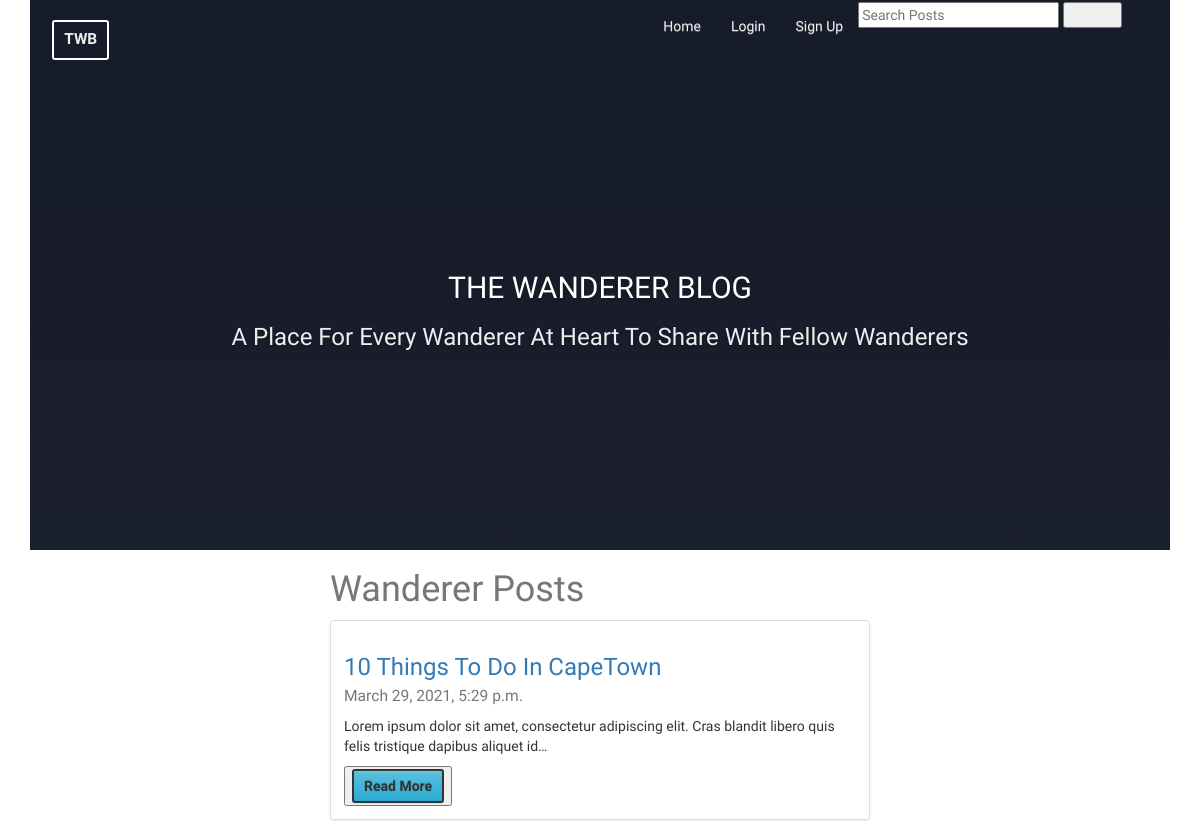
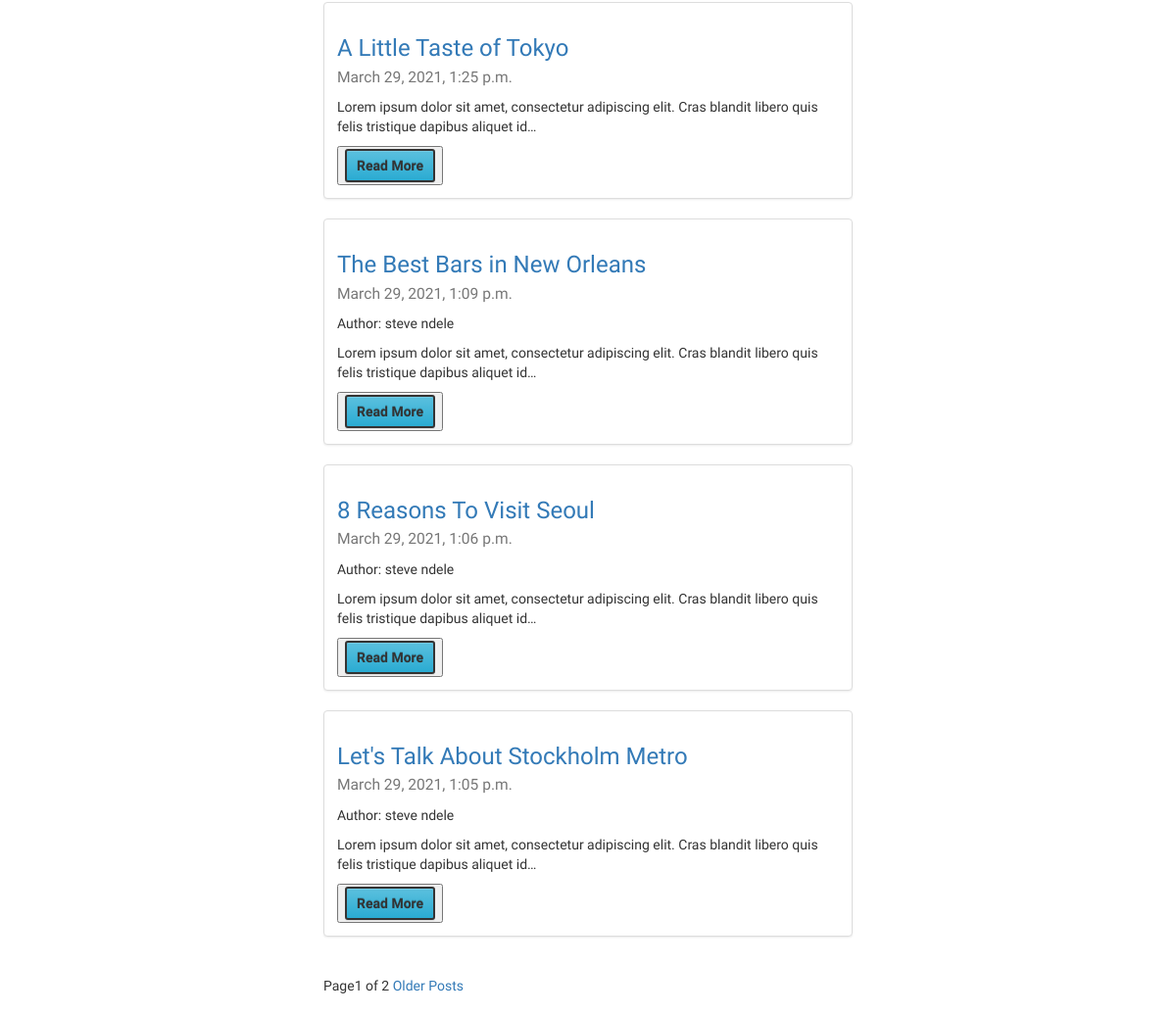
The page / on the database its author committed (2 pictures, top to bottom).
### posts/models.py (models this page shows, shortened)
class Post(models.Model):
    user = models.ForeignKey(settings.AUTH_USER_MODEL, default=1, on_delete=models.CASCADE)
    title = models.CharField(max_length=150)
    slug = models.SlugField(unique=True)
    image = CloudinaryField(
            null=True,
            blank=True,
            height_field='height_field',
            width_field='width_field')
    height_field = models.IntegerField(default=0)
    width_field = models.IntegerField(default=0)
    content = models.TextField()
    draft = models.BooleanField(default=False)
    publish = models.DateTimeField(default=datetime.datetime.now())
    updated = models.DateTimeField(auto_now=True, auto_now_add=False)
    timestamp = models.DateTimeField(auto_now=False, auto_now_add=True)
    objects = PostManager()
    def get_absolute_url(self):
        return reverse("posts:detail", kwargs={"slug": self.slug})
    class Meta:
        ordering = ["-timestamp", "-updated"]

### posts/views.py (the view, shortened to what this page needs)
# urls.py: url(r'^$', post_list, name = "home"),
def post_list(request):
    today = timezone.now().date()
    queryset_list = Post.objects.active().order_by("-timestamp")
    queryset_list = Post.objects.all()
    query = request.GET.get("q")
    paginator = Paginator(queryset_list,5) #Show 5 contacts per page
    page_request_var = 'page'
    page = request.GET.get(page_request_var)
    try:
        queryset = paginator.page(page)
    except PageNotAnInteger:
        queryset = paginator.page(1)
    except EmptyPage:
        queryset = paginator.page(paginator.num_pages)
    context = {
            "object_list":queryset,
            "title":"Wanderer Posts",
            "page_request_var":page_request_var,
            "today":today,
        }
    return render(request,"post_list.html", context)

### posts/models.py (called while the page is built)
    def active(self, *args, **kwargs):
        return super(PostManager, self).filter(draft=False).filter(publish__lte=timezone.now())

### posts/templates/post_list.html (shortened to what this page needs)
{% extends "base.html" %}
{% block content %}
<div class ='col-sm-6 col-sm-offset-3'>
  <br\><br\><br\><br\>
    <h1>{{title}}</h1>
        {% for obj in object_list %}
         <div class="row">
            <div class="col-sm-12">
              <div class="thumbnail">
                <div class="caption">
                  <h3><a href='{{ obj.get_absolute_url }}'>{{ obj.title }}</a><br/><small>{{ obj.publish}}</small></h3>
                  {% if obj.user.get_full_name %}
                  <p>Author: {{ obj.user.get_full_name }}</p>
                  {% endif %}
                  <p>{{ obj.content | linebreaks | truncatechars:120 }}</p>
                  <button type="button"> <a href='{{ obj.get_absolute_url }}' class ="btn btn-info">Read More</a></button>
                </div>
              </div>
            </div>
        </div>
        {% endfor %}
        <div class='pagination'>
          <span class='step-links'>
            <span class="current">
              Page{{ object_list.number }} of {{ object_list.paginator.num_pages }}
            </span>
            {% if object_list.has_next %}
              <a href="?page={{ object_list.next_page_number }}{% if request.GET.q %}&q={{ request.GET.q }}{% endif %}">Older Posts</a>
            {% endif %}
          </span>
        </div>
    </div>
{% endblock %}

### static/css/base.css (style rules this page uses)
h1 { color: #777777; }
body { font-family: 'New Tegomin', serif; }
html,body { margin:0; height:120%; font-family: 'Josefin Sans', sans-serif; }
a { text-decoration:none }
.btn { color:#333; border:2px solid; border-radius:3px; text-decoration:none; display:inline-block; padding:5px 10px; font-weight:600 }

### rows shown on the page
Post: title "10 Things To Do In CapeTown", publish "March 29, 2021, 5:29 p.m.", content "Lorem ipsum dolor sit amet, consectetur adipiscing elit. Cras blandit libero quis felis tristique dapibus aliquet id…"
Post: title "A Little Taste of Tokyo", publish "March 29, 2021, 1:25 p.m.", content "Lorem ipsum dolor sit amet, consectetur adipiscing elit. Cras blandit libero quis felis tristique dapibus aliquet id…"
Post: title "The Best Bars in New Orleans", publish "March 29, 2021, 1:09 p.m.", user.get_full_name "steve ndele", content "Lorem ipsum dolor sit amet, consectetur adipiscing elit. Cras blandit libero quis felis tristique dapibus aliquet id…"
Post: title "8 Reasons To Visit Seoul", publish "March 29, 2021, 1:06 p.m.", user.get_full_name "steve ndele", content "Lorem ipsum dolor sit amet, consectetur adipiscing elit. Cras blandit libero quis felis tristique dapibus aliquet id…"
Post: title "Let's Talk About Stockholm Metro", publish "March 29, 2021, 1:05 p.m.", user.get_full_name "steve ndele", content "Lorem ipsum dolor sit amet, consectetur adipiscing elit. Cras blandit libero quis felis tristique dapibus aliquet id…"

### other values the page prints
{{ title }} "Wanderer Posts"
{{ object_list.number }} "1"
{{ object_list.paginator.num_pages }} "2"
